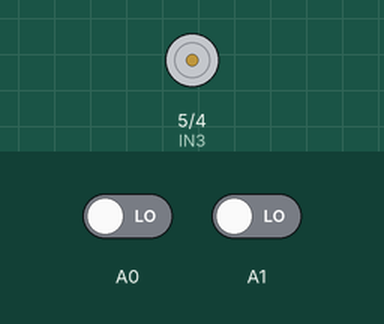
Recording of a sketch running on a simulated Arduino Uno, built with avr-gcc and run on an emulated ATmega328P. Parts: motor-driver pin pairs drawn as motors (green arrow = first pin HIGH = forward, orange = second pin HIGH = backward, longer = more drive). Inputs (shaded band) come from the test bench; at power-on: A0 LOW, A1 LOW. What the sketch prints to the serial monitor is not drawn.

Above: at 1.2 s.
1.3 s: A0 driven HIGH
At 2.5 s:
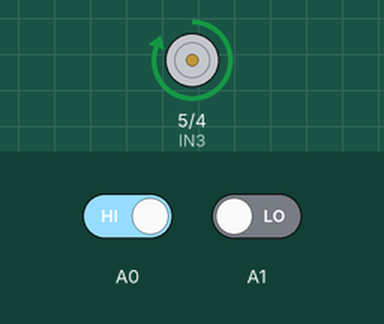
2.8 s: A1 driven HIGH
At 3.8 s:
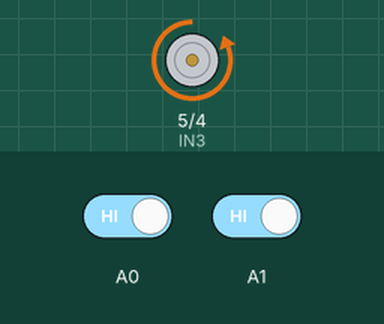
4.3 s: A1 driven LOW
At 4.9 s:
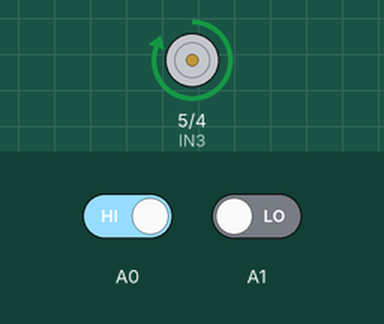
5.8 s: A0 driven LOW
At 7.2 s:
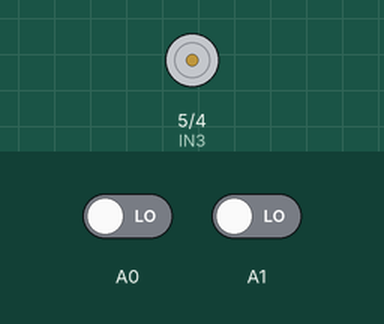
Timing chart, 0 to 8.3 s (numbered marks = the images above; inputs shaded):
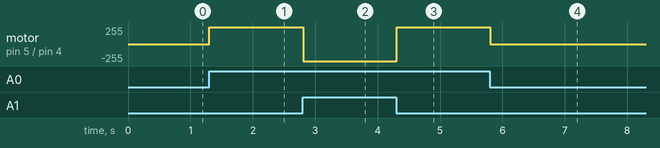

The sketch:

finale.ino
```cpp
// Тестировалось на Arduino IDE 1.0.5
int IN3 = 5; // Input3 подключен к выводу 5
int IN4 = 4;
int kn1;
int kn2;
int state;
void setup()
{
  pinMode (IN4, OUTPUT);
  pinMode (IN3, OUTPUT);
  pinMode (A0, INPUT);
  pinMode (A1, INPUT);
  Serial.begin(9600);
}
void loop()
{
 kn1 = digitalRead(A0);
 kn2 = digitalRead(A1);
 Serial.println(kn1);
 if(kn2 == 1){
  digitalWrite (IN4, HIGH);
  digitalWrite (IN3, LOW);
 }
 else
 if(kn1 == 1){
  digitalWrite (IN3, HIGH);
  digitalWrite (IN4, LOW);
}
  else{
  // На пару выводов "IN" поданы одноименные сигналы, мотор не вращается
  digitalWrite (IN4, LOW);
  digitalWrite (IN3, LOW);}


}
```

Measured:
- after the input at 1.3 s, motor on pin 5 (IN3) / pin 4 (IN4): stopped → forward 255/255 at once
- after the input at 2.8 s, motor on pin 5 (IN3) / pin 4 (IN4): forward 255/255 → backward 255/255 at once
- after the input at 4.3 s, motor on pin 5 (IN3) / pin 4 (IN4): backward 255/255 → forward 255/255 at once
- after the input at 5.8 s, motor on pin 5 (IN3) / pin 4 (IN4): forward 255/255 → stopped at once
